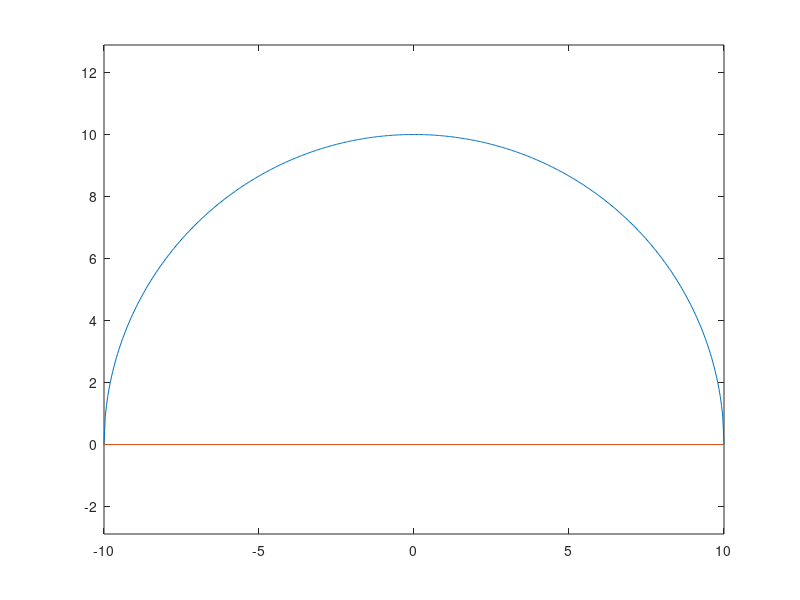

Write the MATLAB code that produced this figure.
format long
R=10;
f=@(x)sqrt(R.^2-x.^2);
a=-R;
b=R;
N=500;
x=linspace(a,b,N);
y=f(x);
figure(1);
clf;
plot(x,y);
hold on;
axis equal;
plot([a,b],[0,0]);
s1=pi*R^2;
s2=2*trapz(x,y);
s3=integral(f,a,b)*2;
fprintf("porównanie wyników\n");
fprintf("wynik obliczony ze wzoru na pole koła = %.10f\n",s1);
fprintf("wynik obliczony przez trapz = %f\n",s2);
fprintf("wynik obliczony przez integral = %f\n",s3);
fprintf("różnica procentowa = %f%%\n",abs(((s1-s2)/s1)*100));
